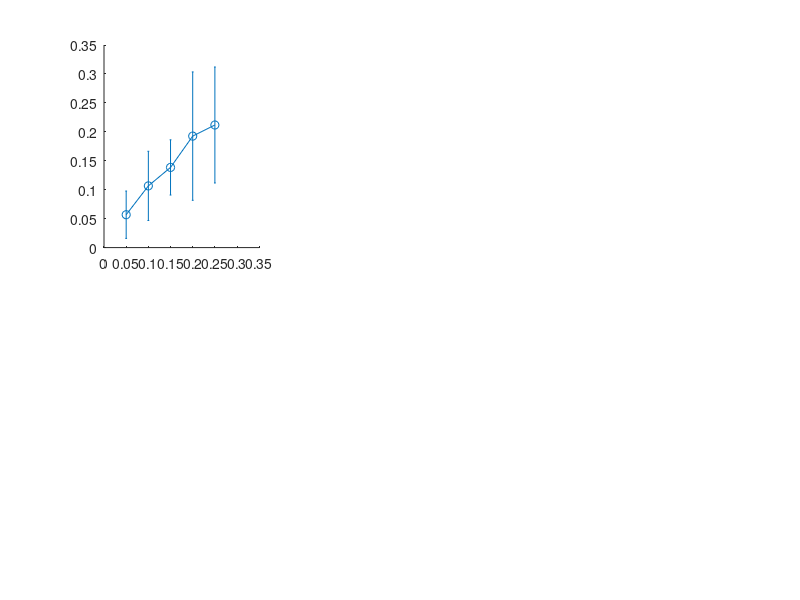

Recreate this plot in MATLAB. (Note: this script raises an error after producing the figure.)
HM(:,:,1) = [0.0568	0.092	0.1682
0.1066	0.1648	0.2725
0.1385	0.1948	0.3024
0.1926	0.2767	0.395
0.2118	0.2793	0.3902];

HM_sd(:,:,1) = [0.0409	0.0923	0.1432
0.0598	0.1246	0.1859
0.0477	0.0936	0.1433
0.1109	0.224	0.2398
0.1002	0.1553	0.2007];

KF(:,:,1) = [1.0112	0.9854	0.9911
1.0198	0.9933	0.9974
1.0149	0.9877	0.9924
1.0165	0.9882	0.993
1.0147	0.9876	0.9934];

KF_sd(:,:,1) = [0.0235	0.0216	0.0196
0.0227	0.0177	0.0174
0.0245	0.0156	0.0158
0.025	0.0209	0.0206
0.0226	0.0191	0.0179];

HM(:,:,2) = [0.0534	0.1519	0.3156
0.1009	0.2584	0.4864
0.1418	0.3607	0.6618
0.1878	0.4663	0.8065
0.2128	0.4667	0.7845];

HM_sd(:,:,2) = [0.0177	0.074	0.1791
0.0554	0.1174	0.2188
0.0658	0.1623	0.3375
0.0749	0.2318	0.4271
0.0575	0.1373	0.2857];

KF(:,:,2) = [0.9201	0.9793	0.9941
0.888	0.9486	0.9632
0.913	0.9713	0.9855
0.9117	0.9714	0.9853
0.9119	0.9734	0.9861];

KF_sd(:,:,2) = [0.0906	0.0719	0.0691
0.0829	0.0751	0.0775
0.0883	0.0728	0.0743
0.0913	0.0908	0.0895
0.0879	0.0826	0.0815];



obs = [0.05,0.1,0.15,0.2,0.25];
obs_shift = obs +0.005;
% Create a new figure window that will contain the subplots
myfig = figure('Color', 'white');


% Create subplots within the new figure window
for i = 1:3
    for j = 1:2
        subplot(2, 3, (j-1)*3+i);
        %subplot('Position',[0.04+(i-1)/3, 1.025-j/3, 0.28, 0.28]);
        %plot(obs,HM(:,i,j),'-o','MarkerSize',10,'LineWidth',3);
        hold on;
        errorbar(obs,HM(:,i,j),HM_sd(:,i,j),'-o','MarkerSize',10,'LineWidth',2)
        errorbar(obs_shift,KF(:,i,j),KF_sd(:,i,j),'-o','MarkerSize',10,'LineWidth',2)
        %plot(obs,SM(:,i,j),'-o','MarkerSize',10,'LineWidth',3)
        if (j == 1 & i == 2)
            title("Step Ahead Leave k Out")
            legend("HMS-map","Kalman Filter","FontSize",20)
        end 

        if (i == 2 & j == 2)
            title("Future Predictions k Steps Ahead")
        end 

        %title(sprintf("Steps Ahead %d, %dD", i, species(j)),"FontSize",20);
        ax = gca; 
        ax.FontSize = 20; 
        xlabel("Observation Noise","FontSize",20)
        ylabel("MSE","FontSize",20)
        xlim([0.05 0.26])
    end
end
set(findall(myfig, 'Type', 'Text'),'FontWeight', 'Normal')
hold off



